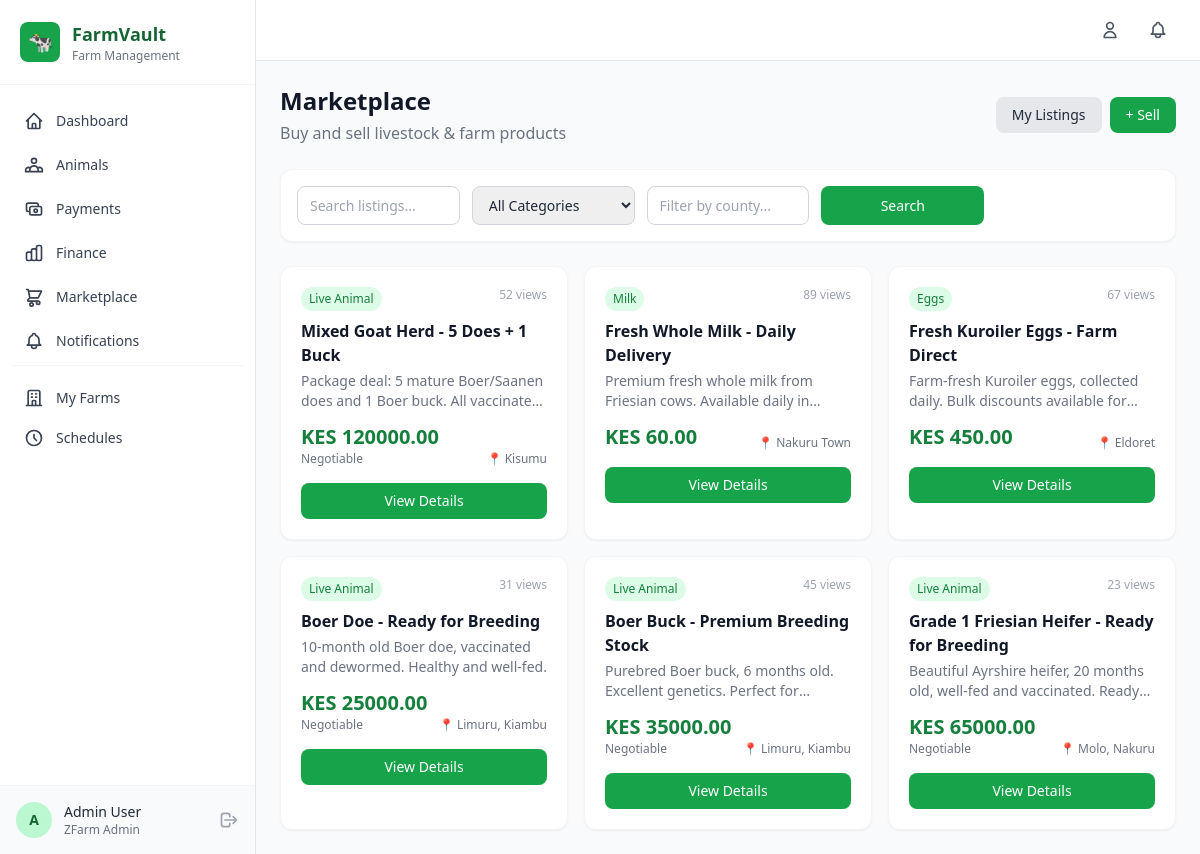
Screenshot of /marketplace/ (signed in) with the database file from the repository.
### accounts/models.py (models this page shows, shortened)
class Farmer(AbstractUser):
    id = models.UUIDField(primary_key=True, default=uuid.uuid4, editable=False)
    phone_number = models.CharField(max_length=20, unique=True, blank=True, null=True)
    mpesa_number = models.CharField(max_length=20, blank=True, null=True, help_text="M-Pesa linked phone number")
    id_number = models.CharField(max_length=20, blank=True, null=True)
    location = models.CharField(max_length=200, blank=True)
    county = models.CharField(max_length=100, blank=True)
    farm_type = models.CharField(max_length=100, blank=True, help_text="e.g., Dairy, Poultry, Mixed")
    farm_name = models.CharField(max_length=200, blank=True)
    avatar = models.ImageField(upload_to='avatars/', blank=True, null=True)
    is_verified = models.BooleanField(default=False)
    is_vet = models.BooleanField(default=False, help_text="Is this user a veterinarian?")
    created_at = models.DateTimeField(auto_now_add=True)
    updated_at = models.DateTimeField(auto_now=True)
    REQUIRED_FIELDS = ['email']
    class Meta:
        verbose_name = 'Farmer'
        verbose_name_plural = 'Farmers'
        ordering = ['-created_at']

### marketplace/models.py (models this page shows, shortened)
class MarketplaceListing(models.Model):
    STATUS_CHOICES = [
        ('active', 'Active'),
        ('reserved', 'Reserved'),
        ('sold', 'Sold'),
        ('expired', 'Expired'),
        ('cancelled', 'Cancelled'),
    ]
    CATEGORY_CHOICES = [
        ('animal', 'Live Animal'),
        ('milk', 'Milk'),
        ('eggs', 'Eggs'),
        ('feed', 'Animal Feed'),
        ('equipment', 'Farm Equipment'),
        ('other', 'Other Products'),
    ]
    id = models.UUIDField(primary_key=True, default=uuid.uuid4, editable=False)
    seller = models.ForeignKey(settings.AUTH_USER_MODEL, on_delete=models.CASCADE, related_name='marketplace_listings')
    farm = models.ForeignKey('accounts.Farm', on_delete=models.CASCADE, related_name='marketplace_listings', null=True, blank=True)
    title = models.CharField(max_length=200)
    category = models.CharField(max_length=20, choices=CATEGORY_CHOICES, default='animal')
    animal = models.ForeignKey('animals.Animal', on_delete=models.SET_NULL, null=True, blank=True)
    description = models.TextField(help_text="Describe the animal/product, health status, breed, age, etc.")
    price = models.DecimalField(max_digits=12, decimal_places=2, help_text="Price in KES")
    negotiable = models.BooleanField(default=True)
    location = models.CharField(max_length=200)
    county = models.CharField(max_length=100, blank=True)
    status = models.CharField(max_length=20, choices=STATUS_CHOICES, default='active')
    image = models.ImageField(upload_to='marketplace/', blank=True, null=True)
    views_count = models.PositiveIntegerField(default=0)
    created_at = models.DateTimeField(auto_now_add=True)
    updated_at = models.DateTimeField(auto_now=True)
    class Meta:
        ordering = ['-created_at']
        verbose_name = 'Marketplace Listing'
        verbose_name_plural = 'Marketplace Listings'

### marketplace/views.py (the view)
# urls.py: path('', views.listing_list, name='listing_list'),
def listing_list(request):
    listings = MarketplaceListing.objects.filter(status='active').select_related('seller', 'farm', 'animal', 'animal__category', 'animal__breed')
    category_filter = request.GET.get('category', '')
    county_filter = request.GET.get('county', '')
    search = request.GET.get('search', '')
    min_price = request.GET.get('min_price', '')
    max_price = request.GET.get('max_price', '')
    if category_filter:
        listings = listings.filter(category=category_filter)
    if county_filter:
        listings = listings.filter(county__icontains=county_filter)
    if search:
        listings = listings.filter(title__icontains=search) | listings.filter(description__icontains=search)
    if min_price:
        try:
            listings = listings.filter(price__gte=float(min_price))
        except ValueError:
            pass
    if max_price:
        try:
            listings = listings.filter(price__lte=float(max_price))
        except ValueError:
            pass
    listings = listings[:60]
    context = {
        'listings': listings,
        'category_filter': category_filter,
        'county_filter': county_filter,
        'search': search,
    }
    return render(request, 'marketplace/listing_list.html', context)

### templates/marketplace/listing_list.html (shortened to what this page needs)
{% extends 'base.html' %}
{% block content %}
<div class="max-w-6xl mx-auto">
    <div class="flex flex-col sm:flex-row sm:items-center sm:justify-between mb-6 gap-4">
        <div><h1 class="text-2xl font-bold text-gray-900">Marketplace</h1><p class="text-gray-500 mt-1">Buy and sell livestock & farm products</p></div>
        <div class="flex gap-2">
            {% if user.is_authenticated %}
            <a href="{% url 'marketplace:my_listings' %}" class="bg-gray-200 hover:bg-gray-300 text-gray-800 text-sm font-medium py-2 px-4 rounded-lg">My Listings</a>
            <a href="{% url 'marketplace:listing_create' %}" class="bg-primary-600 hover:bg-primary-700 text-white text-sm font-medium py-2 px-4 rounded-lg inline-flex items-center gap-1">+ Sell</a>
            {% endif %}
        </div>
    </div>
    <div class="bg-white rounded-xl shadow-sm border border-gray-100 p-4 mb-6">
        <form method="get" class="grid grid-cols-1 sm:grid-cols-2 lg:grid-cols-5 gap-3">
            <input type="text" name="search" value="{{ search }}" placeholder="Search listings..." class="w-full px-3 py-2 border border-gray-300 rounded-lg text-sm focus:ring-2 focus:ring-primary-500 focus:border-primary-500 outline-none">
            <select name="category" class="w-full px-3 py-2 border border-gray-300 rounded-lg text-sm focus:ring-2 focus:ring-primary-500 focus:border-primary-500 outline-none">
                <option value="">All Categories</option>
            </select>
            <input type="text" name="county" value="{{ county_filter }}" placeholder="Filter by county..." class="w-full px-3 py-2 border border-gray-300 rounded-lg text-sm focus:ring-2 focus:ring-primary-500 focus:border-primary-500 outline-none">
            <button type="submit" class="bg-primary-600 hover:bg-primary-700 text-white text-sm font-medium py-2 px-4 rounded-lg">Search</button>
        </form>
    </div>
    {% if listings %}
    <div class="grid grid-cols-1 sm:grid-cols-2 lg:grid-cols-3 gap-4">
        {% for listing in listings %}
        <div class="bg-white rounded-xl shadow-sm border border-gray-100 overflow-hidden hover:shadow-md transition-shadow">
            <div class="p-5">
                <div class="flex items-start justify-between mb-2">
                    <span class="text-xs px-2 py-1 rounded-full bg-primary-100 text-primary-700 capitalize">{{ listing.get_category_display }}</span>
                    <span class="text-xs text-gray-400">{{ listing.views_count }} views</span>
                </div>
                <h3 class="font-semibold text-gray-900 mb-1 line-clamp-2"><a href="{% url 'marketplace:listing_detail' pk=listing.pk %}" class="hover:text-primary-600">{{ listing.title }}</a></h3>
                <p class="text-sm text-gray-500 mb-3 line-clamp-2">{{ listing.description }}</p>
                <div class="flex items-end justify-between">
                    <div>
                        <p class="text-xl font-bold text-primary-700">KES {{ listing.price }}</p>
                        {% if listing.negotiable %}<p class="text-xs text-gray-500">Negotiable</p>{% endif %}
                    </div>
                    <span class="text-xs text-gray-500">📍 {{ listing.location }}</span>
                </div>
                <a href="{% url 'marketplace:listing_detail' pk=listing.pk %}" class="mt-4 block text-center bg-primary-600 hover:bg-primary-700 text-white text-sm font-medium py-2 rounded-lg transition-colors">View Details</a>
            </div>
        </div>
        {% endfor %}
    </div>
    {% else %}
    <div class="bg-white rounded-xl shadow-sm border border-gray-100 p-12 text-center">
        <span class="text-5xl block mb-4">🏪</span>
        <h3 class="text-lg font-semibold text-gray-700">No listings found</h3>
        <p class="text-gray-500 mt-2">Check back soon for new listings.</p>
    </div>
    {% endif %}
</div>
{% endblock %}

### templates/base.html (shortened to what this page needs)
{% load static %}
<!DOCTYPE html>
<html lang="en" class="h-full">
<head>
    <script src="https://cdn.tailwindcss.com"></script>
</head>
<body class="h-full bg-gray-50 text-gray-800">
    {% if user.is_authenticated %}
    <aside id="sidebar" class="fixed left-0 top-0 h-full w-64 bg-white border-r border-gray-200 z-50 transform -translate-x-full lg:translate-x-0 transition-transform duration-300">
        <div class="flex items-center gap-3 p-5 border-b border-gray-100">
            <div class="w-10 h-10 bg-primary-600 rounded-lg flex items-center justify-center">
                <span class="text-white text-xl">🐄</span>
            </div>
            <div>
                <h1 class="text-lg font-bold text-primary-800">FarmVault</h1>
                <p class="text-xs text-gray-500">Farm Management</p>
            </div>
        </div>
        <nav class="mt-4 px-3 space-y-1">
            <a href="{% url 'analytics:dashboard' %}" class="nav-link flex items-center gap-3 px-3 py-2.5 rounded-lg text-sm font-medium text-gray-700 hover:bg-primary-50 hover:text-primary-700 transition-colors ">
                <svg class="w-5 h-5" fill="none" stroke="currentColor" viewBox="0 0 24 24"><path stroke-linecap="round" stroke-linejoin="round" stroke-width="2" d="M3 12l2-2m0 0l7-7 7 7M5 10v10a1 1 0 001 1h3m10-11l2 2m-2-2v10a1 1 0 01-1 1h-3m-6 0a1 1 0 001-1v-4a1 1 0 011-1h2a1 1 0 011 1v4a1 1 0 001 1m-6 0h6"/></svg>
                Dashboard
            </a>
            <a href="{% url 'animals:animal_list' %}" class="nav-link flex items-center gap-3 px-3 py-2.5 rounded-lg text-sm font-medium text-gray-700 hover:bg-primary-50 hover:text-primary-700 transition-colors">
                Animals
            </a>
            <a href="{% url 'payments:transaction_list' %}" class="nav-link flex items-center gap-3 px-3 py-2.5 rounded-lg text-sm font-medium text-gray-700 hover:bg-primary-50 hover:text-primary-700 transition-colors">
                <svg class="w-5 h-5" fill="none" stroke="currentColor" viewBox="0 0 24 24"><path stroke-linecap="round" stroke-linejoin="round" stroke-width="2" d="M17 9V7a2 2 0 00-2-2H5a2 2 0 00-2 2v6a2 2 0 002 2h2m2 4h10a2 2 0 002-2v-6a2 2 0 00-2-2H9a2 2 0 00-2 2v6a2 2 0 002 2zm7-5a2 2 0 11-4 0 2 2 0 014 0z"/></svg>
                Payments
            </a>
            <a href="{% url 'payments:finance_summary' %}" class="nav-link flex items-center gap-3 px-3 py-2.5 rounded-lg text-sm font-medium text-gray-700 hover:bg-primary-50 hover:text-primary-700 transition-colors">
                Finance
            </a>
            <a href="{% url 'marketplace:listing_list' %}" class="nav-link flex items-center gap-3 px-3 py-2.5 rounded-lg text-sm font-medium text-gray-700 hover:bg-primary-50 hover:text-primary-700 transition-colors">
                <svg class="w-5 h-5" fill="none" stroke="currentColor" viewBox="0 0 24 24"><path stroke-linecap="round" stroke-linejoin="round" stroke-width="2" d="M3 3h2l.4 2M7 13h10l4-8H5.4M7 13L5.4 5M7 13l-2.293 2.293c-.63.63-.184 1.707.707 1.707H17m0 0a2 2 0 100 4 2 2 0 000-4zm-8 2a2 2 0 100 4 2 2 0 000-4z"/></svg>
                Marketplace
            </a>
            <a href="{% url 'notifications:notification_list' %}" class="nav-link flex items-center gap-3 px-3 py-2.5 rounded-lg text-sm font-medium text-gray-700 hover:bg-primary-50 hover:text-primary-700 transition-colors">
                Notifications
            </a>
            <div class="border-t border-gray-100 my-3 pt-3">
                <a href="{% url 'accounts:farm_list' %}" class="nav-link flex items-center gap-3 px-3 py-2.5 rounded-lg text-sm font-medium text-gray-700 hover:bg-primary-50 hover:text-primary-700 transition-colors">
                    <svg class="w-5 h-5" fill="none" stroke="currentColor" viewBox="0 0 24 24"><path stroke-linecap="round" stroke-linejoin="round" stroke-width="2" d="M19 21V5a2 2 0 00-2-2H7a2 2 0 00-2 2v16m14 0h2m-2 0h-5m-9 0H3m2 0h5M9 7h1m-1 4h1m4-4h1m-1 4h1m-5 10v-5a1 1 0 011-1h2a1 1 0 011 1v5m-4 0h4"/></svg>
                    My Farms
                </a>
                <a href="{% url 'notifications:schedule_list' %}" class="nav-link flex items-center gap-3 px-3 py-2.5 rounded-lg text-sm font-medium text-gray-700 hover:bg-primary-50 hover:text-primary-700 transition-colors">
                    <svg class="w-5 h-5" fill="none" stroke="currentColor" viewBox="0 0 24 24"><path stroke-linecap="round" stroke-linejoin="round" stroke-width="2" d="M12 8v4l3 3m6-3a9 9 0 11-18 0 9 9 0 0118 0z"/></svg>
                    Schedules
                </a>
            </div>
        </nav>
        <div class="absolute bottom-0 left-0 right-0 p-4 border-t border-gray-100 bg-gray-50">
            <div class="flex items-center gap-3">
                <div class="w-9 h-9 bg-primary-200 rounded-full flex items-center justify-center">
                    <span class="text-primary-800 font-semibold text-sm">{{ user.first_name.0|default:user.username.0|upper }}</span>
                </div>
                <div class="flex-1 min-w-0">
                    <p class="text-sm font-medium text-gray-800 truncate">{{ user.get_full_name|default:user.username }}</p>
                    <p class="text-xs text-gray-500 truncate">{{ user.farm_name|default:"Farmer" }}</p>
                </div>
                <a href="{% url 'accounts:logout' %}" class="text-gray-400 hover:text-red-500 transition-colors" title="Logout">
                    <svg class="w-5 h-5" fill="none" stroke="currentColor" viewBox="0 0 24 24"><path stroke-linecap="round" stroke-linejoin="round" stroke-width="2" d="M17 16l4-4m0 0l-4-4m4 4H7m6 4v1a3 3 0 01-3 3H6a3 3 0 01-3-3V7a3 3 0 013-3h4a3 3 0 013 3v1"/></svg>
                </a>
            </div>
        </div>
    </aside>
    <div class="lg:ml-64 min-h-screen">
        <header class="bg-white border-b border-gray-200 sticky top-0 z-30">
            <div class="flex items-center justify-between px-4 py-3 sm:px-6">
                <div class="flex items-center gap-3">
                    <a href="{% url 'accounts:profile' %}" class="text-gray-600 hover:text-primary-600 transition-colors p-2 rounded-lg hover:bg-gray-100" title="Profile">
                        <svg class="w-5 h-5" fill="none" stroke="currentColor" viewBox="0 0 24 24"><path stroke-linecap="round" stroke-linejoin="round" stroke-width="2" d="M16 7a4 4 0 11-8 0 4 4 0 018 0zM12 14a7 7 0 00-7 7h14a7 7 0 00-7-7z"/></svg>
                    </a>
                    <a href="{% url 'notifications:notification_list' %}" class="text-gray-600 hover:text-primary-600 transition-colors p-2 rounded-lg hover:bg-gray-100 relative" title="Notifications">
                    </a>
                </div>
            </div>
        </header>
        <main class="p-4 sm:p-6">
            {% block content %}{% endblock %}
        </main>
    </div>
    {% endif %}
</body>
</html>

### rows the page displays
Farmer: first_name.0 "A", get_full_name "Admin User", farm_name "ZFarm Admin"
MarketplaceListing: category "Live Animal", views_count "52", title "Mixed Goat Herd - 5 Does + 1 Buck", description "Package deal: 5 mature Boer/Saanen does and 1 Boer buck. All…", price "120000.00", negotiable "Negotiable", location "Kisumu"
MarketplaceListing: category "Milk", views_count "89", title "Fresh Whole Milk - Daily Delivery", description "Premium fresh whole milk from Friesian cows. Available daily…", price "60.00", location "Nakuru Town"
MarketplaceListing: category "Eggs", views_count "67", title "Fresh Kuroiler Eggs - Farm Direct", description "Farm-fresh Kuroiler eggs, collected daily. Bulk discounts available…", price "450.00", location "Eldoret"
MarketplaceListing: category "Live Animal", views_count "31", title "Boer Doe - Ready for Breeding", description "10-month old Boer doe, vaccinated and dewormed. Healthy and well-fed.", price "25000.00", negotiable "Negotiable", location "Limuru, Kiambu"
MarketplaceListing: category "Live Animal", views_count "45", title "Boer Buck - Premium Breeding Stock", description "Purebred Boer buck, 6 months old. Excellent genetics. Perfect…", price "35000.00", negotiable "Negotiable", location "Limuru, Kiambu"
MarketplaceListing: category "Live Animal", views_count "23", title "Grade 1 Friesian Heifer - Ready for Breeding", description "Beautiful Ayrshire heifer, 20 months old, well-fed and vaccinated.…", price "65000.00", negotiable "Negotiable", location "Molo, Nakuru"
